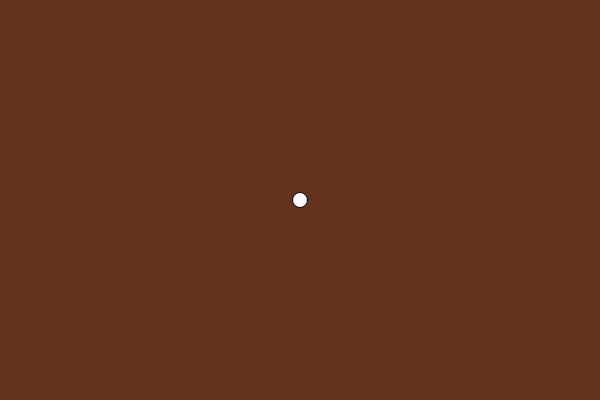
Frame 1 (no input)
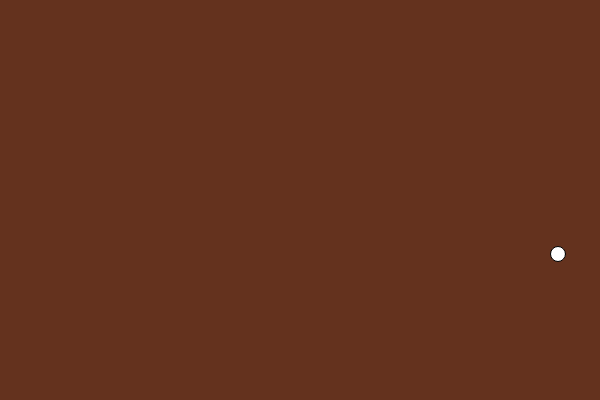
Frame 60 (no input)
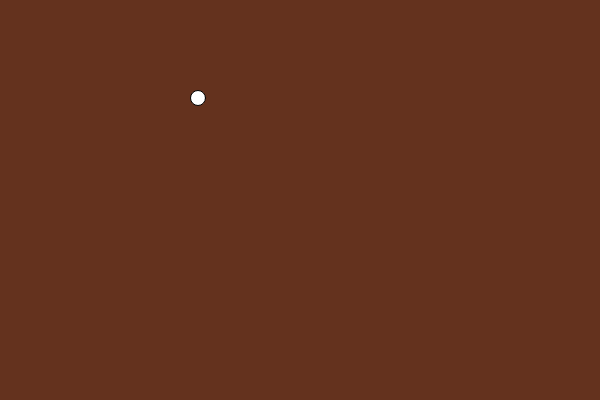
Frame 120 (the mouse pressed at the canvas centre since frame 60)

The p5.js sketch that drew these frames (run headless with seeded random() and noise() and a simulated clock; from frame 60 on, the mouse is pressed at the canvas centre):

// p5.js sketch
// ── sketch.js
let xBolinha = 300;
let yBolinha = 200;
let diametro = 15;

let velocidadexBolinha = 6;
let velocidadeyBolinha = 6;

function setup() {
  createCanvas(600, 400);
}

function draw() {
  background ( 100, 50, 30)
  circle(xBolinha, yBolinha , diametro);
  xBolinha +=velocidadexBolinha;
  yBolinha +=velocidadeyBolinha;

  if (xBolinha > width ||
     xBolinha < 0){
    velocidadexBolinha *= -1;
  }
  if (yBolinha > height ||
     yBolinha < 0)
    velocidadeyBolinha *= -1;
  }
